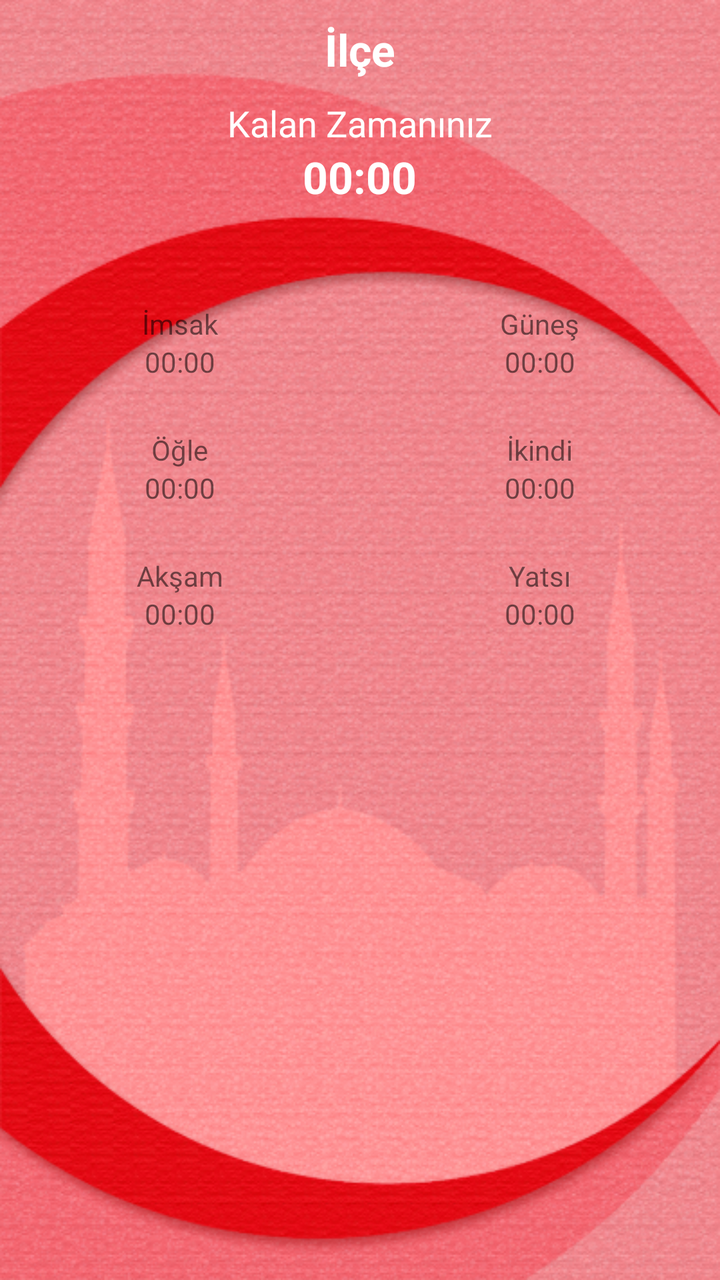
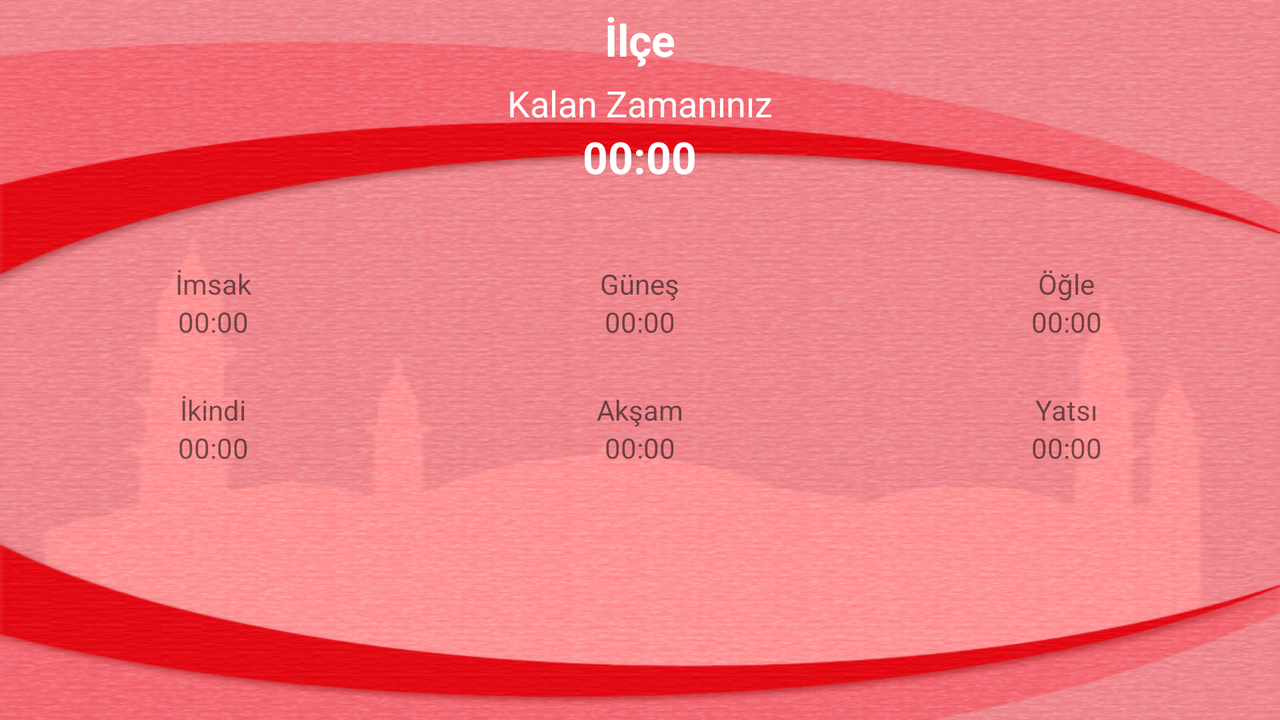

Two renders of one Android screen. The first uses the default layout on a phone; the second uses the alternative layout the repository ships for a different screen configuration, on a matching device. The two XML files are below.
<!-- AndroidManifest.xml: application theme AppTheme -->
<!-- res/layout/fragment_home_times.xml -->
<FrameLayout xmlns:android="http://schemas.android.com/apk/res/android"
    xmlns:tools="http://schemas.android.com/tools"
    android:id="@+id/frmVakit"
    android:layout_width="match_parent"
    android:layout_height="match_parent"
    tools:context="net.sekmetech.fragments.TimesFragment">

    <LinearLayout
        android:layout_width="match_parent"
        android:layout_height="wrap_content"
        android:layout_gravity="center_horizontal|top"
        android:orientation="vertical">

        <TextView
            android:id="@+id/lblTown"
            android:layout_width="wrap_content"
            android:layout_height="wrap_content"
            android:layout_gravity="center_horizontal"
            android:layout_margin="@dimen/on"
            android:text="@string/Town"
            android:textAppearance="?android:attr/textAppearanceLarge"
            android:textColor="@android:color/white"
            android:textSize="@dimen/otuzT"
            android:textStyle="bold" />

        <TextView
            android:id="@+id/lblRemainingTime"
            android:layout_width="wrap_content"
            android:layout_height="wrap_content"
            android:layout_gravity="center_horizontal"
            android:text="@string/vakit_remaining"
            android:textAppearance="?android:attr/textAppearanceMedium"
            android:textColor="@android:color/white" />

        <TextView
            android:id="@+id/txtRemainingTime"
            android:layout_width="wrap_content"
            android:layout_height="wrap_content"
            android:layout_gravity="center_horizontal"
            android:text="@string/vakit_none"
            android:textAppearance="?android:attr/textAppearanceLarge"
            android:textColor="@android:color/white"
            android:textSize="@dimen/otuzT"
            android:textStyle="bold" />

        <TextView
            android:id="@+id/txtTarih"
            android:layout_width="wrap_content"
            android:layout_height="wrap_content"
            android:layout_gravity="center_horizontal"
            android:layout_margin="@dimen/on"
            android:textAppearance="?android:attr/textAppearanceMedium"
            android:textColor="@android:color/white" />

        <LinearLayout
            android:layout_width="match_parent"
            android:layout_height="wrap_content"
            android:layout_marginBottom="@dimen/yirmi"
            android:baselineAligned="false"
            android:orientation="horizontal"
            android:weightSum="1">

            <RelativeLayout
                android:layout_width="match_parent"
                android:layout_height="match_parent"
                android:layout_weight="0.5">

                <ImageView
                    android:id="@+id/imgImsak"
                    android:layout_width="wrap_content"
                    android:layout_height="wrap_content"
                    android:layout_alignParentTop="true"
                    android:layout_centerHorizontal="true"
                    android:contentDescription="@string/vakit_imsak" />

                <TextView
                    android:id="@+id/lblImsak"
                    android:layout_width="wrap_content"
                    android:layout_height="wrap_content"
                    android:layout_alignParentTop="true"
                    android:layout_centerHorizontal="true"
                    android:layout_marginTop="@dimen/bes"
                    android:text="@string/vakit_imsak"
                    android:textSize="@dimen/yirmibesT" />

                <TextView
                    android:id="@+id/txtImsak"
                    android:layout_width="wrap_content"
                    android:layout_height="wrap_content"
                    android:layout_below="@+id/lblImsak"
                    android:layout_centerHorizontal="true"
                    android:text="@string/vakit_none"
                    android:textSize="@dimen/yirmibesT" />
            </RelativeLayout>

            <RelativeLayout
                android:layout_width="match_parent"
                android:layout_height="match_parent"
                android:layout_weight="0.5">

                <ImageView
                    android:id="@+id/imgGunes"
                    android:layout_width="wrap_content"
                    android:layout_height="wrap_content"
                    android:layout_alignParentTop="true"
                    android:layout_centerHorizontal="true"
                    android:contentDescription="@string/vakit_gunes" />

                <TextView
                    android:id="@+id/lblGunes"
                    android:layout_width="wrap_content"
                    android:layout_height="wrap_content"
                    android:layout_alignParentTop="true"
                    android:layout_centerHorizontal="true"
                    android:layout_marginTop="@dimen/bes"
                    android:text="@string/vakit_gunes"
                    android:textSize="@dimen/yirmibesT" />

                <TextView
                    android:id="@+id/txtGunes"
                    android:layout_width="wrap_content"
                    android:layout_height="wrap_content"
                    android:layout_below="@+id/lblGunes"
                    android:layout_centerHorizontal="true"
                    android:text="@string/vakit_none"
                    android:textSize="@dimen/yirmibesT" />
            </RelativeLayout>

        </LinearLayout>

        <LinearLayout
            android:layout_width="match_parent"
            android:layout_height="wrap_content"
            android:layout_marginBottom="@dimen/yirmi"
            android:baselineAligned="false"
            android:orientation="horizontal"
            android:weightSum="1">

            <RelativeLayout
                android:layout_width="match_parent"
                android:layout_height="match_parent"
                android:layout_weight="0.5">

                <ImageView
                    android:id="@+id/imgOgle"
                    android:layout_width="wrap_content"
                    android:layout_height="wrap_content"
                    android:layout_alignParentTop="true"
                    android:layout_centerHorizontal="true"
                    android:contentDescription="@string/vakit_ogle" />

                <TextView
                    android:id="@+id/lblOgle"
                    android:layout_width="wrap_content"
                    android:layout_height="wrap_content"
                    android:layout_alignParentTop="true"
                    android:layout_centerHorizontal="true"
                    android:layout_marginTop="@dimen/bes"
                    android:text="@string/vakit_ogle"
                    android:textSize="@dimen/yirmibesT" />

                <TextView
                    android:id="@+id/txtOgle"
                    android:layout_width="wrap_content"
                    android:layout_height="wrap_content"
                    android:layout_below="@+id/lblOgle"
                    android:layout_centerHorizontal="true"
                    android:text="@string/vakit_none"
                    android:textSize="@dimen/yirmibesT" />
            </RelativeLayout>

            <RelativeLayout
                android:layout_width="match_parent"
                android:layout_height="match_parent"
                android:layout_weight="0.5">

                <ImageView
                    android:id="@+id/imgIkindi"
                    android:layout_width="wrap_content"
                    android:layout_height="wrap_content"
                    android:layout_alignParentTop="true"
                    android:layout_centerHorizontal="true"
                    android:contentDescription="@string/vakit_gunes" />

                <TextView
                    android:id="@+id/lblIkindi"
                    android:layout_width="wrap_content"
                    android:layout_height="wrap_content"
                    android:layout_alignParentTop="true"
                    android:layout_centerHorizontal="true"
                    android:layout_marginTop="@dimen/bes"
                    android:text="@string/vakit_ikindi"
                    android:textSize="@dimen/yirmibesT" />

                <TextView
                    android:id="@+id/txtIkindi"
                    android:layout_width="wrap_content"
                    android:layout_height="wrap_content"
                    android:layout_below="@+id/lblIkindi"
                    android:layout_centerHorizontal="true"
                    android:text="@string/vakit_none"
                    android:textSize="@dimen/yirmibesT" />
            </RelativeLayout>

        </LinearLayout>

        <LinearLayout
            android:layout_width="match_parent"
            android:layout_height="wrap_content"
            android:layout_marginBottom="@dimen/yirmi"
            android:baselineAligned="false"
            android:orientation="horizontal"
            android:weightSum="1">

            <RelativeLayout
                android:layout_width="match_parent"
                android:layout_height="match_parent"
                android:layout_weight="0.5">

                <ImageView
                    android:id="@+id/imgAksam"
                    android:layout_width="wrap_content"
                    android:layout_height="wrap_content"
                    android:layout_alignParentTop="true"
                    android:layout_centerHorizontal="true"
                    android:contentDescription="@string/vakit_aksam" />

                <TextView
                    android:id="@+id/lblAksam"
                    android:layout_width="wrap_content"
                    android:layout_height="wrap_content"
                    android:layout_alignParentTop="true"
                    android:layout_centerHorizontal="true"
                    android:layout_marginTop="@dimen/bes"
                    android:text="@string/vakit_aksam"
                    android:textSize="@dimen/yirmibesT" />

                <TextView
                    android:id="@+id/txtAksam"
                    android:layout_width="wrap_content"
                    android:layout_height="wrap_content"
                    android:layout_below="@+id/lblAksam"
                    android:layout_centerHorizontal="true"
                    android:text="@string/vakit_none"
                    android:textSize="@dimen/yirmibesT" />
            </RelativeLayout>

            <RelativeLayout
                android:layout_width="match_parent"
                android:layout_height="match_parent"
                android:layout_weight="0.5">

                <ImageView
                    android:id="@+id/imgYatsi"
                    android:layout_width="wrap_content"
                    android:layout_height="wrap_content"
                    android:layout_alignParentTop="true"
                    android:layout_centerHorizontal="true"
                    android:contentDescription="@string/vakit_yatsi" />

                <TextView
                    android:id="@+id/lblYatsi"
                    android:layout_width="wrap_content"
                    android:layout_height="wrap_content"
                    android:layout_alignParentTop="true"
                    android:layout_centerHorizontal="true"
                    android:layout_marginTop="@dimen/bes"
                    android:text="@string/vakit_yatsi"
                    android:textSize="@dimen/yirmibesT" />

                <TextView
                    android:id="@+id/txtYatsi"
                    android:layout_width="wrap_content"
                    android:layout_height="wrap_content"
                    android:layout_below="@+id/lblYatsi"
                    android:layout_centerHorizontal="true"
                    android:text="@string/vakit_none"
                    android:textSize="@dimen/yirmibesT" />
            </RelativeLayout>

        </LinearLayout>

    </LinearLayout>

</FrameLayout>
<!-- resources referenced by this layout -->
<resources>
  <dimen name="bes">5dp</dimen>
  <dimen name="on">10dp</dimen>
  <dimen name="yirmi">20sp</dimen>
  <string name="Town">İlçe</string>
  <string name="vakit_aksam">Akşam</string>
  <string name="vakit_gunes">Güneş</string>
  <string name="vakit_ikindi">İkindi</string>
  <string name="vakit_imsak">İmsak</string>
  <string name="vakit_none" translatable="false">00:00</string>
  <string name="vakit_ogle">Öğle</string>
  <string name="vakit_remaining">Kalan Zamanınız</string>
  <string name="vakit_yatsi">Yatsı</string>
  <style name="AppTheme" parent="Theme.AppCompat.Light.DarkActionBar">
          <item name="colorPrimary">@color/colorPrimary</item>
          <item name="colorPrimaryDark">@color/colorPrimaryDark</item>
          <item name="colorAccent">@color/colorAccent</item>
          <item name="android:windowBackground">@drawable/background</item>
      </style>
  <color name="colorPrimary">#E7545E</color>
  <color name="colorPrimaryDark">#FC1F2C</color>
  <color name="colorAccent">#FF4081</color>
  <!-- drawable background: png bitmap (drawable, 876110 bytes) -->
</resources>
<!-- res/layout-land/fragment_home_times.xml (the repository's variant of the layout above) -->
<!-- drawn on the phone turned sideways -->
<LinearLayout xmlns:android="http://schemas.android.com/apk/res/android"
    xmlns:tools="http://schemas.android.com/tools"
    android:id="@+id/frmVakit"
    android:layout_width="match_parent"
    android:layout_height="match_parent"
    android:layout_gravity="center_horizontal|top"
    android:orientation="vertical"
    tools:context="net.sekmetech.fragments.TimesFragment">

    <TextView
        android:id="@+id/lblTown"
        android:layout_width="wrap_content"
        android:layout_height="wrap_content"
        android:layout_gravity="center_horizontal"
        android:layout_margin="@dimen/bes"
        android:text="@string/Town"
        android:textAppearance="?android:attr/textAppearanceLarge"
        android:textColor="@android:color/white"
        android:textSize="@dimen/otuzT"
        android:textStyle="bold" />

    <TextView
        android:id="@+id/lblRemainingTime"
        android:layout_width="wrap_content"
        android:layout_height="wrap_content"
        android:layout_gravity="center_horizontal"
        android:text="@string/vakit_remaining"
        android:textAppearance="?android:attr/textAppearanceMedium"
        android:textColor="@android:color/white" />

    <TextView
        android:id="@+id/txtRemainingTime"
        android:layout_width="wrap_content"
        android:layout_height="wrap_content"
        android:layout_gravity="center_horizontal"
        android:text="@string/vakit_none"
        android:textAppearance="?android:attr/textAppearanceLarge"
        android:textColor="@android:color/white"
        android:textSize="@dimen/otuzT"
        android:textStyle="bold" />

    <TextView
        android:id="@+id/txtTarih"
        android:layout_width="wrap_content"
        android:layout_height="wrap_content"
        android:layout_gravity="center_horizontal"
        android:layout_margin="@dimen/bes"
        android:textAppearance="?android:attr/textAppearanceMedium"
        android:textColor="@android:color/white" />

    <LinearLayout
        android:layout_width="match_parent"
        android:layout_height="wrap_content"
        android:layout_marginBottom="@dimen/yirmi"
        android:baselineAligned="false"
        android:orientation="horizontal"
        android:weightSum="3">

        <RelativeLayout
            android:layout_width="match_parent"
            android:layout_height="match_parent"
            android:layout_weight="1">

            <ImageView
                android:id="@+id/imgImsak"
                android:layout_width="wrap_content"
                android:layout_height="wrap_content"
                android:layout_alignParentTop="true"
                android:layout_centerHorizontal="true"
                android:contentDescription="@string/vakit_imsak" />

            <TextView
                android:id="@+id/lblImsak"
                android:layout_width="wrap_content"
                android:layout_height="wrap_content"
                android:layout_alignParentTop="true"
                android:layout_centerHorizontal="true"
                android:layout_marginTop="@dimen/bes"
                android:text="@string/vakit_imsak"
                android:textSize="@dimen/yirmibesT" />

            <TextView
                android:id="@+id/txtImsak"
                android:layout_width="wrap_content"
                android:layout_height="wrap_content"
                android:layout_below="@+id/lblImsak"
                android:layout_centerHorizontal="true"
                android:text="@string/vakit_none"
                android:textSize="@dimen/yirmibesT" />
        </RelativeLayout>

        <RelativeLayout
            android:layout_width="match_parent"
            android:layout_height="match_parent"
            android:layout_weight="1">

            <ImageView
                android:id="@+id/imgGunes"
                android:layout_width="wrap_content"
                android:layout_height="wrap_content"
                android:layout_alignParentTop="true"
                android:layout_centerHorizontal="true"
                android:contentDescription="@string/vakit_gunes" />

            <TextView
                android:id="@+id/lblGunes"
                android:layout_width="wrap_content"
                android:layout_height="wrap_content"
                android:layout_alignParentTop="true"
                android:layout_centerHorizontal="true"
                android:layout_marginTop="@dimen/bes"
                android:text="@string/vakit_gunes"
                android:textSize="@dimen/yirmibesT" />

            <TextView
                android:id="@+id/txtGunes"
                android:layout_width="wrap_content"
                android:layout_height="wrap_content"
                android:layout_below="@+id/lblGunes"
                android:layout_centerHorizontal="true"
                android:text="@string/vakit_none"
                android:textSize="@dimen/yirmibesT" />
        </RelativeLayout>

        <RelativeLayout
            android:layout_width="match_parent"
            android:layout_height="match_parent"
            android:layout_weight="1">

            <ImageView
                android:id="@+id/imgOgle"
                android:layout_width="wrap_content"
                android:layout_height="wrap_content"
                android:layout_alignParentTop="true"
                android:layout_centerHorizontal="true"
                android:contentDescription="@string/vakit_ogle" />

            <TextView
                android:id="@+id/lblOgle"
                android:layout_width="wrap_content"
                android:layout_height="wrap_content"
                android:layout_alignParentTop="true"
                android:layout_centerHorizontal="true"
                android:layout_marginTop="@dimen/bes"
                android:text="@string/vakit_ogle"
                android:textSize="@dimen/yirmibesT" />

            <TextView
                android:id="@+id/txtOgle"
                android:layout_width="wrap_content"
                android:layout_height="wrap_content"
                android:layout_below="@+id/lblOgle"
                android:layout_centerHorizontal="true"
                android:text="@string/vakit_none"
                android:textSize="@dimen/yirmibesT" />
        </RelativeLayout>

    </LinearLayout>

    <LinearLayout
        android:layout_width="match_parent"
        android:layout_height="wrap_content"
        android:layout_marginBottom="@dimen/yirmi"
        android:baselineAligned="false"
        android:orientation="horizontal"
        android:weightSum="3">

        <RelativeLayout
            android:layout_width="match_parent"
            android:layout_height="match_parent"
            android:layout_weight="1">

            <ImageView
                android:id="@+id/imgIkindi"
                android:layout_width="wrap_content"
                android:layout_height="wrap_content"
                android:layout_alignParentTop="true"
                android:layout_centerHorizontal="true"
                android:contentDescription="@string/vakit_gunes" />

            <TextView
                android:id="@+id/lblIkindi"
                android:layout_width="wrap_content"
                android:layout_height="wrap_content"
                android:layout_alignParentTop="true"
                android:layout_centerHorizontal="true"
                android:layout_marginTop="@dimen/bes"
                android:text="@string/vakit_ikindi"
                android:textSize="@dimen/yirmibesT" />

            <TextView
                android:id="@+id/txtIkindi"
                android:layout_width="wrap_content"
                android:layout_height="wrap_content"
                android:layout_below="@+id/lblIkindi"
                android:layout_centerHorizontal="true"
                android:text="@string/vakit_none"
                android:textSize="@dimen/yirmibesT" />
        </RelativeLayout>

        <RelativeLayout
            android:layout_width="match_parent"
            android:layout_height="match_parent"
            android:layout_weight="1">

            <ImageView
                android:id="@+id/imgAksam"
                android:layout_width="wrap_content"
                android:layout_height="wrap_content"
                android:layout_alignParentTop="true"
                android:layout_centerHorizontal="true"
                android:contentDescription="@string/vakit_aksam" />

            <TextView
                android:id="@+id/lblAksam"
                android:layout_width="wrap_content"
                android:layout_height="wrap_content"
                android:layout_alignParentTop="true"
                android:layout_centerHorizontal="true"
                android:layout_marginTop="@dimen/bes"
                android:text="@string/vakit_aksam"
                android:textSize="@dimen/yirmibesT" />

            <TextView
                android:id="@+id/txtAksam"
                android:layout_width="wrap_content"
                android:layout_height="wrap_content"
                android:layout_below="@+id/lblAksam"
                android:layout_centerHorizontal="true"
                android:text="@string/vakit_none"
                android:textSize="@dimen/yirmibesT" />
        </RelativeLayout>

        <RelativeLayout
            android:layout_width="match_parent"
            android:layout_height="match_parent"
            android:layout_weight="1">

            <ImageView
                android:id="@+id/imgYatsi"
                android:layout_width="wrap_content"
                android:layout_height="wrap_content"
                android:layout_alignParentTop="true"
                android:layout_centerHorizontal="true"
                android:contentDescription="@string/vakit_yatsi" />

            <TextView
                android:id="@+id/lblYatsi"
                android:layout_width="wrap_content"
                android:layout_height="wrap_content"
                android:layout_alignParentTop="true"
                android:layout_centerHorizontal="true"
                android:layout_marginTop="@dimen/bes"
                android:text="@string/vakit_yatsi"
                android:textSize="@dimen/yirmibesT" />

            <TextView
                android:id="@+id/txtYatsi"
                android:layout_width="wrap_content"
                android:layout_height="wrap_content"
                android:layout_below="@+id/lblYatsi"
                android:layout_centerHorizontal="true"
                android:text="@string/vakit_none"
                android:textSize="@dimen/yirmibesT" />
        </RelativeLayout>

    </LinearLayout>

</LinearLayout>
<!-- resources referenced by the variant -->
<!-- as the phone turned sideways resolves them -->
<resources>
  <dimen name="bes">5dp</dimen>
  <dimen name="yirmi">20sp</dimen>
  <string name="Town">İlçe</string>
  <string name="vakit_aksam">Akşam</string>
  <string name="vakit_gunes">Güneş</string>
  <string name="vakit_ikindi">İkindi</string>
  <string name="vakit_imsak">İmsak</string>
  <string name="vakit_none" translatable="false">00:00</string>
  <string name="vakit_ogle">Öğle</string>
  <string name="vakit_remaining">Kalan Zamanınız</string>
  <string name="vakit_yatsi">Yatsı</string>
  <style name="AppTheme" parent="Theme.AppCompat.Light.DarkActionBar">
          <item name="colorPrimary">@color/colorPrimary</item>
          <item name="colorPrimaryDark">@color/colorPrimaryDark</item>
          <item name="colorAccent">@color/colorAccent</item>
          <item name="android:windowBackground">@drawable/background</item>
      </style>
  <color name="colorPrimary">#E7545E</color>
  <color name="colorPrimaryDark">#FC1F2C</color>
  <color name="colorAccent">#FF4081</color>
  <!-- drawable background: png bitmap (drawable, 876110 bytes) -->
</resources>
